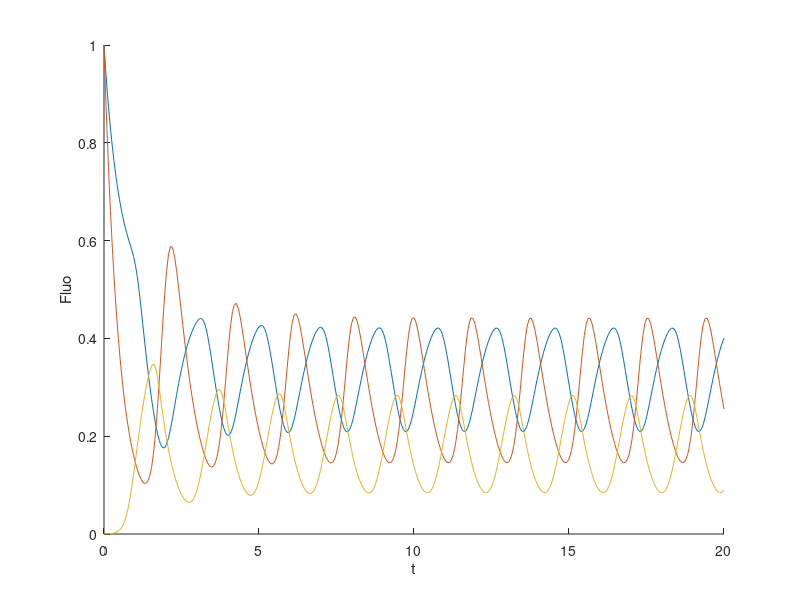

Recreate this plot in MATLAB.
% three-component repressilator

alpha=[1 3 1 1];    % promoter strength
beta=[2 2 2 2];    % degradation rate
Kd=[0.2 0.2 0.2 0.2];    % dissociation constant
n=[4 4 4 4];    % Hill coefficient
P0 = [1;1;0;0];    % protein boundary conditions
tspan = [0 20];

dPdt = @(t,P) [alpha(1)*Kd(1)^n(1)/(Kd(1)^n(1)+P(3)^n(1))-beta(1)*P(1);
    alpha(2)*Kd(2)^n(2)/(Kd(2)^n(2)+P(1)^n(2))-beta(2)*P(2);
    alpha(3)*Kd(3)^n(3)/(Kd(3)^n(3)+P(2)^n(3))-beta(3)*P(3)];
[t, P] = ode45(dPdt , tspan, P0(1:3));
figure; hold on
plot(t,P(:,1)); plot(t,P(:,2)); plot(t,P(:,3))
xlabel('t'); ylabel('Fluo')